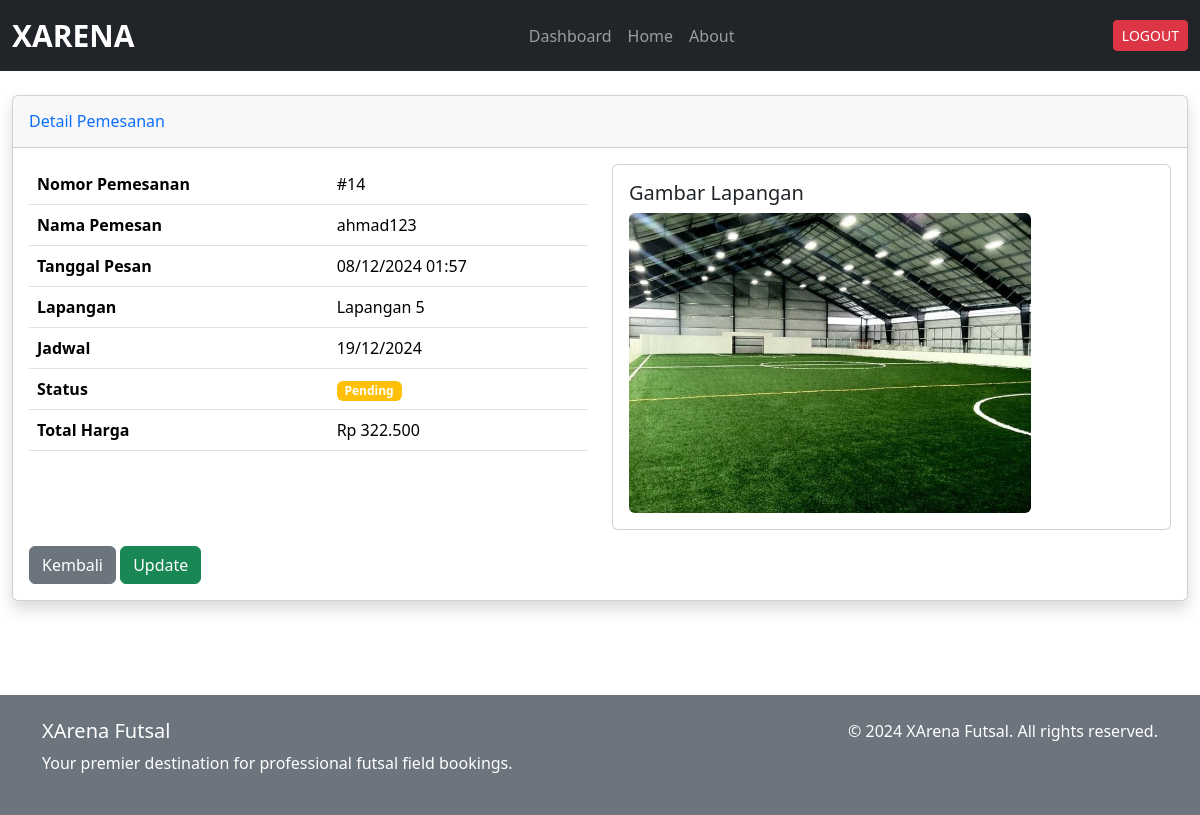
The app's page /staff/pemesanan/14/ (signed in), older data.
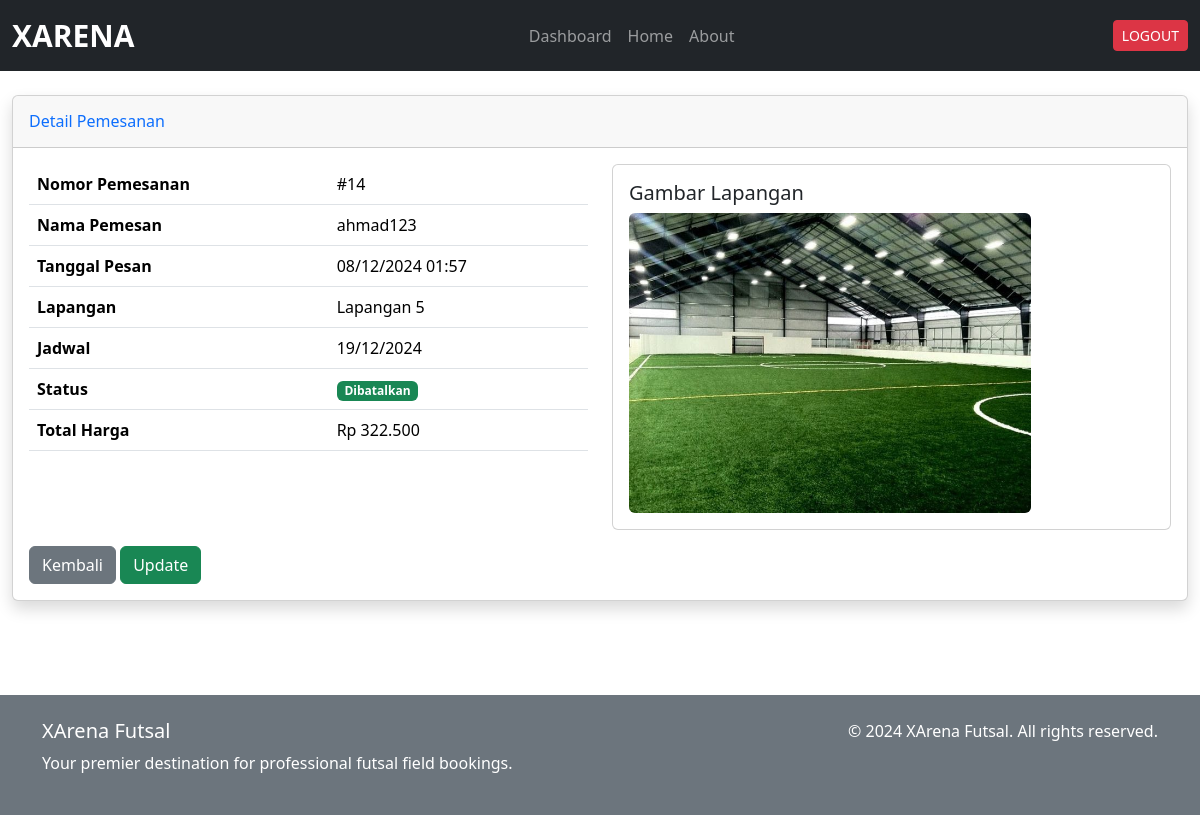
The same page, newer data.
### xarena_app/models.py (models this page shows, shortened)
class Pemesanan(models.Model):
    user = models.ForeignKey(
        settings.AUTH_USER_MODEL,
        on_delete=models.CASCADE,
        related_name='pemesanan_user',
        help_text="User yang melakukan pemesanan"
    )
    staff = models.ForeignKey(
        settings.AUTH_USER_MODEL,
        on_delete=models.CASCADE,
        null=True,
        blank=True,
        related_name='pemesanan_staff',
        help_text="Staff yang memproses pemesanan"
    )
    jadwal = models.ForeignKey(Jadwal, on_delete=models.CASCADE, help_text="Jadwal pemesanan")
    metode_pembayaran = models.CharField(max_length=20, choices=(
        ('transfer', 'Transfer Bank'),
        ('cash', 'Cash'),
    ), default='transfer')
    status = models.CharField(max_length=20, choices=(
        ('pending', 'Pending'),
        ('diterima', 'Diterima'),
        ('selesai', 'Selesai'),
        ('dibatalkan', 'Dibatalkan'),
    ), default='pending')
    created_at = models.DateTimeField(auto_now_add=True)
    updated_at = models.DateTimeField(auto_now=True)
    def hitung_harga(self):
        durasi = timedelta(
            hours=self.jadwal.jam_selesai.hour, minutes=self.jadwal.jam_selesai.minute
        ) - timedelta(
            hours=self.jadwal.jam_mulai.hour, minutes=self.jadwal.jam_mulai.minute
        )
        total_jam = Decimal(str(durasi.total_seconds() / 3600))
        return self.jadwal.lapangan.harga_per_jam * total_jam

class CustomUser(AbstractUser):
    nama_lengkap = models.CharField(max_length=100, blank=True, null=True)
    no_hp = models.CharField(max_length=15, blank=True, null=True)

class Jadwal(models.Model):
    lapangan = models.ForeignKey(Lapangan, on_delete=models.CASCADE)
    tanggal = models.DateField()
    jam_mulai = models.TimeField()
    jam_selesai = models.TimeField()
    is_available = models.BooleanField(default=True)

class Lapangan(models.Model):
    nama = models.CharField(max_length=100)
    deskripsi = models.TextField(max_length=500)
    harga_per_jam = models.DecimalField(max_digits=10, decimal_places=2)
    gambar = models.ImageField(upload_to='lapangan_images/', blank=True, null=True)
    is_available = models.BooleanField(default=True)

### xarena_app/views.py (the view)
# urls.py: path('staff/pemesanan/<int:pk>/', views.detail_pemesanan_staff, name='detail_pemesanan_staff'),
@staff_member_required
def detail_pemesanan_staff(request, pk):
    pemesanan = get_object_or_404(Pemesanan, pk=pk)
    return render(request, 'staff/detail_pemesanan_staff.html', {
        'pemesanan': pemesanan
    })

### xarena_app/templatetags/currency_filters.py (called while the page is built)
@register.filter
def rupiah(value):
    try:
        return f"Rp {int(value):,}".replace(',', '.')
    except (ValueError, TypeError):
        return "-"

### templates/staff/detail_pemesanan_staff.html (shortened to what this page needs)
{% extends '../base.html' %} {% load currency_filters %} {% block content %}
<div class="container-fluid mt-4">
  <div class="card shadow mb-4">
    <div class="card-header py-3">
      <h6 class="m-0 font-weight-bold text-primary">Detail Pemesanan</h6>
    </div>
    <div class="card-body">
      <div class="row">
        <div class="col-md-6">
          <table class="table">
            <tr>
              <th>Nomor Pemesanan</th>
              <td>#{{ pemesanan.id }}</td>
            </tr>
            <tr>
              <th>Nama Pemesan</th>
              <td>{{ pemesanan.user.username }}</td>
            </tr>
            <tr>
              <th>Tanggal Pesan</th>
              <td>{{ pemesanan.created_at|date:"d/m/Y H:i" }}</td>
            </tr>
            <tr>
              <th>Lapangan</th>
              <td>{{ pemesanan.jadwal.lapangan.nama }}</td>
            </tr>
            <tr>
              <th>Jadwal</th>
              <td>{{ pemesanan.jadwal.tanggal|date:"d/m/Y" }}</td>
            </tr>
            <tr>
              <th>Status</th>
              <td>
                <span
                  class="badge {% if pemesanan.status == 'pending' %}bg-warning{% else %}bg-success{% endif %}"
                >
                  {{ pemesanan.status|capfirst }}
                </span>
              </td>
            </tr>
            <tr>
              <th>Total Harga</th>
              <td>{{ pemesanan.hitung_harga|rupiah }}</td>
            </tr>
          </table>
        </div>
        <div class="col-md-6">
          <div class="card">
            <div class="card-body">
              <h5 class="card-title">Gambar Lapangan</h5>
              <img
                src="{{ pemesanan.jadwal.lapangan.gambar.url }}"
                class="img-fluid rounded"
                style="max-height: 300px"
                alt="Gambar Lapangan"
              />
            </div>
          </div>
        </div>
      </div>
      <div class="mt-3">
        <a href="{% url 'dashboard_staff' %}" class="btn btn-secondary"
          >Kembali</a
        >
        <button
          class="btn btn-success update-btn"
          data-id="{{ pemesanan.id }}"
          data-status="{{ pemesanan.status }}"
        >
          Update
        </button>
      </div>
    </div>
  </div>
</div>
{% endblock %}

Row changes from the older to the newer data that the page shows:
changed Pemesanan "ahmad123": status "Pending" → "Dibatalkan"
